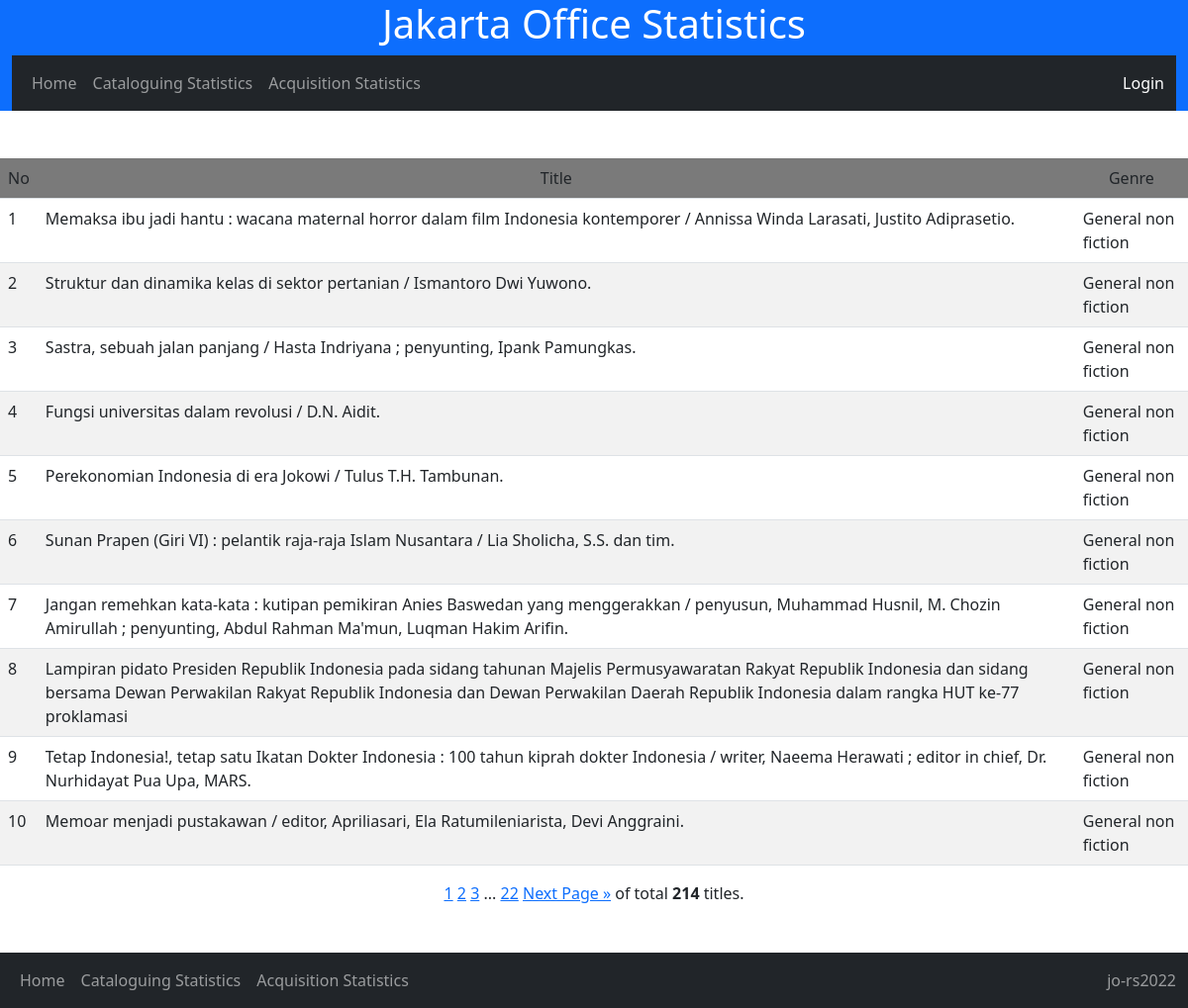
The app's page /cat_stat/detail_genre/General non fiction/ with its own data.
### nlajkt_cat_stat/models.py (models this page shows)
class Catalogues(models.Model):
    entry_date = models.DateField()
    consignment_no = models.IntegerField(default=461)
    title = models.TextField()
    work_type = models.CharField(max_length=20, choices=[
        ('Original','Original'),
        ('Translation','Translation'),
        ('Adaptation','Adaptation')
        ], default='Original')
    publish_year = models.IntegerField()
    volume = models.CharField(max_length=20, choices=[
        ('Single','Single'),
        ('Multi-complete','Multi-complete'),
        ('Multi-incomplete','Multi-incomplete'),
        ], default='Single')
    copycat = models.CharField(max_length=20, choices=[
        ('No','No'),
        ('Yes-partial','Yes-partial'),
        ('Yes-full','Yes-full'),
        ], default='No')
    ISBN = models.CharField(max_length=20, choices=[
        ('No','No'),
        ('Yes-valid','Yes-valid'),
        ('Yes-invalid','Yes-invalid'),
        ], default='No')
    authorship_type = models.CharField(max_length=50, choices=[
        ('Single author','Single author'),
        ('Collaboration','Collaboration'),
        ('Compilation','Compilation'),
        ('Others','Others')
        ], default='Single')
    language = models.CharField(max_length=50, choices=[
        ('Indonesian','Indonesian'),
        ('English','English'),
        ('Indonesian local','Indonesian local'),
        ('Multi language','Multi language'),
        ('Unknown','Unknown')
        ], default='Indonesian')
    bibliography = models.CharField(max_length=20, choices=[
        ('No','No'),
        ('Yes','Yes'),
        ], default='No')
    indexx = models.CharField(max_length=20, choices=[
        ('No','No'),
        ('Yes','Yes'),
        ], default='No')
    publisher_type = models.CharField(max_length=100, choices=[
        ('Commercial','Commercial'),
        ('Government-department','Government-department'),
        ('Government-nondepartment','Government-nondepartment'),
        ('Government-local','Government-local'),
        ('Universities','Universities'),
        ('NGO','NGO'),
        ('Others','Others')
        ], default='Commercial')
    genre = models.CharField(max_length=100, choices=[
        ('General non fiction','General non fiction'),
        ('Fiction-novel','Fiction-novel'),
        ('Fiction-short stories','Fiction-short stories'),
	    ('Fiction-biographic','Fiction-biographic'),
        ('Poetry','Poetry'),
        ('Folktales','Folktales'),
        ('Biography-single','Biography-single'),
        ('Biography-collective','Biography-collective'),
        ('Biography-auto','Biography-auto'),
        ('Dictionaries','Dictionaries'),
        ('Proceeding','Proceeding'),
        ], default='General non fiction')
    format = models.CharField(max_length=100, choices=[
        ('Book-printed','Book-printed'),
        ('Book-electronic','Book-electronic'),
        ('Non book video','Non book video'),
        ('Non book audio','Non book audio'),
        ('Map-single','Map-single'),
        ('Map-atlas','Map-atlas'),
        ('Ephemera','Ephemera')
        ], default='Book')
    size = models.CharField(max_length=10, choices=[
        ('YY','YY'),
        ('YYq', 'YYq'),
        ('YYp','YYp')
        ],default='YY')
    subject = models.CharField(max_length=50, choices=[
       ('000-Generalities','100-Generalities'),
       ('000-Library science','100-Library science'),
       ('000-Journalism and media','100-Journalism and media'),
       ('100-Philosophy and ethics','100-Philosophy and ethics'),
       ('200-Religions-general','200-Religions-general'),
       ('200-Religion-Islam','200-Religion-Islam'),
       ('200-Religion-Christianity','200-Religion-Christianity'),
       ('200-Religion-Hinduism','200-Religion-Hinduism'),
       ('200-Religion-Buddhism and others','200-Religion-Buddhism and others'),
       ('300-Social-anthropology and sociology','300-Social-anthropology and sociology'),
       ('300-Social-problems and services','300-Social-problems and services'),
       ('300-Social-politics','300-Social-politics'),
       ('300-Social-economics-general','300-Social-economics-general'),
       ('300-Social-economics-resources','300-Social-economics-resources'),
       ('300-Social-economics-policy and development','300-Social-economics-policy and development'),
       ('300-Social-economics-financial and monetary','300-Social-economics-financial and monetary'),
       ('300-Social-economics-industries and production','300-Social-economics-industries and production'),
       ('300-Social-macroeconomics','300-Social-macroeconomics'),
       ('300-Social-culture','300-Social-culture'),
       ('300-Social-military','300-Social-military'),
       ('300-Social-education','300-Social-education'),
       ('300-Social-law','300-Social-law'),
       ('300-Social-public administration','300-Social-public administration'),
       ('300-Social-human rights','300-Social-human rights'),
       ('400-Language-linguistics','400-Language-linguistics'),
       ('400-Language-sociolinguistics','400-Language-sociolinguistics'),
       ('500-Science-general','500-Science-general'),
       ('600-Technology-general','600-Technology-general'),
       ('600-Agriculture and agribusiness','600-Agriculture and agribusiness'),
       ('700-Arts-general','700-Arts-general'),
       ('700-Arts-visual','700-Arts-visual'),
       ('700-Arts-performance','700-Arts-performance'),
       ('700-Arts-music','700-Arts-music'),
       ('800-Literature-general','800-Literature-general'),
       ('800-Literature-fiction and poetry','800-Literature-fiction and poetry'),
       ('900-History-world','900-History-world'),
       ('900-History-Indonesia','900-History-Indonesia'),
       ('900-Geography and travel','900-Geography and travel'),
       ('900-Biography','900-Biography')
       ], null=True)

### nlajkt_cat_stat/views.py (the view)
# urls.py: path('cat_stat/detail_genre/<str:genre>/', views.detail_genre, name='detail_genre'),
def detail_genre(request, genre):
    detail_genre = Catalogues.objects.all().filter(genre=genre)
    page = request.GET.get('page', 1)
    paginator = Paginator(detail_genre, 10)
    try:
        paging = paginator.page(page)
    except PageNotAnInteger:
        paging = paginator.page(1)
    except EmptyPage:
        paging = paginator.page(paginator.num_pages)
    template = loader.get_template('detail_genre.html')
    context = {'paging' : paging,}
    return HttpResponse(template.render(context, request))

### nlajkt_cat_stat/templates/detail_genre.html
{% extends 'base.html'%}
{% block block1 %}
<br><br>
<table style="width: auto;" class="table table-striped">
    <tr bgcolor = 'grey'>
      <b><td>No</td>
        <td align="center">Title</td>
        <td align="center">Genre</td></b>
    </tr>
    {% for x in paging %}
    <tr>
        <td>{{ forloop.counter0|add:paging.start_index }}</td>
        <td>{{ x.title }}</td>
        <td>{{ x.genre }}</td>
    </tr>
    {% endfor %}
</table>
<center>{% include 'pagination_jakartaoffice.html' %}</center>
<br><br>
{% endblock %}

### records on screen
Catalogues: title "Memaksa ibu jadi hantu : wacana maternal horror dalam film Indonesia kontemporer / Annissa Winda Larasati, Justito Adiprasetio.", genre "General non fiction"
Catalogues: title "Struktur dan dinamika kelas di sektor pertanian / Ismantoro Dwi Yuwono.", genre "General non fiction"
Catalogues: title "Sastra, sebuah jalan panjang / Hasta Indriyana ; penyunting, Ipank Pamungkas.", genre "General non fiction"
Catalogues: title "Fungsi universitas dalam revolusi / D.N. Aidit.", genre "General non fiction"
Catalogues: title "Perekonomian Indonesia di era Jokowi / Tulus T.H. Tambunan.", genre "General non fiction"
Catalogues: title "Sunan Prapen (Giri VI) : pelantik raja-raja Islam Nusantara / Lia Sholicha, S.S. dan tim.", genre "General non fiction"
Catalogues: title "Jangan remehkan kata-kata : kutipan pemikiran Anies Baswedan yang menggerakkan / penyusun, Muhammad Husnil, M. Chozin Amirullah ; penyunting, Abdul Rahman Ma'mun, Luqman Hakim Arifin.", genre "General non fiction"
Catalogues: title "Lampiran pidato Presiden Republik Indonesia pada sidang tahunan Majelis Permusyawaratan Rakyat Republik Indonesia dan sidang bersama Dewan Perwakilan Rakyat Republik Indonesia dan Dewan Perwakilan Daerah Republik Indonesia dalam rangka HUT ke-77 proklamasi", genre "General non fiction"
Catalogues: title "Tetap Indonesia!, tetap satu Ikatan Dokter Indonesia : 100 tahun kiprah dokter Indonesia / writer, Naeema Herawati ; editor in chief, Dr. Nurhidayat Pua Upa, MARS.", genre "General non fiction"
Catalogues: title "Memoar menjadi pustakawan / editor, Apriliasari, Ela Ratumileniarista, Devi Anggraini.", genre "General non fiction"

### other values on screen
{{ num }} "1"
{{ num }} "2" "3"
{{ paging.paginator.num_pages }} "22"
{{ paging.paginator.count }} "214"
